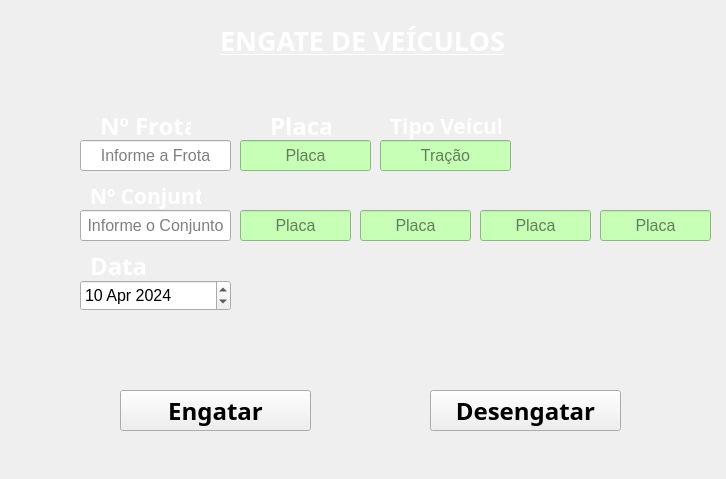
<?xml version="1.0" encoding="UTF-8"?>
<ui version="4.0">
 <class>MainWindow</class>
 <widget class="QMainWindow" name="MainWindow">
  <property name="geometry">
   <rect>
    <x>0</x>
    <y>0</y>
    <width>726</width>
    <height>479</height>
   </rect>
  </property>
  <property name="windowTitle">
   <string>Engatar Veículo</string>
  </property>
  <widget class="QWidget" name="centralwidget">
   <widget class="QPushButton" name="botaoSalvar">
    <property name="geometry">
     <rect>
      <x>120</x>
      <y>390</y>
      <width>191</width>
      <height>41</height>
     </rect>
    </property>
    <property name="font">
     <font>
      <family>Sitka</family>
      <pointsize>18</pointsize>
      <weight>75</weight>
      <bold>true</bold>
     </font>
    </property>
    <property name="styleSheet">
     <string notr="true"/>
    </property>
    <property name="text">
     <string>Engatar</string>
    </property>
   </widget>
   <widget class="QLineEdit" name="nrFrota">
    <property name="geometry">
     <rect>
      <x>80</x>
      <y>140</y>
      <width>151</width>
      <height>31</height>
     </rect>
    </property>
    <property name="font">
     <font>
      <pointsize>12</pointsize>
     </font>
    </property>
    <property name="alignment">
     <set>Qt::AlignCenter</set>
    </property>
    <property name="placeholderText">
     <string>Informe a Frota</string>
    </property>
   </widget>
   <widget class="QLineEdit" name="nrConjunto">
    <property name="geometry">
     <rect>
      <x>80</x>
      <y>210</y>
      <width>151</width>
      <height>31</height>
     </rect>
    </property>
    <property name="font">
     <font>
      <pointsize>12</pointsize>
     </font>
    </property>
    <property name="alignment">
     <set>Qt::AlignCenter</set>
    </property>
    <property name="placeholderText">
     <string>Informe o Conjunto</string>
    </property>
   </widget>
   <widget class="QDateEdit" name="dtEngate">
    <property name="geometry">
     <rect>
      <x>80</x>
      <y>280</y>
      <width>151</width>
      <height>31</height>
     </rect>
    </property>
    <property name="font">
     <font>
      <pointsize>12</pointsize>
     </font>
    </property>
    <property name="dateTime">
     <datetime>
      <hour>0</hour>
      <minute>0</minute>
      <second>0</second>
      <year>2024</year>
      <month>4</month>
      <day>10</day>
     </datetime>
    </property>
   </widget>
   <widget class="QPushButton" name="botaoSalvarDesengate">
    <property name="geometry">
     <rect>
      <x>430</x>
      <y>390</y>
      <width>191</width>
      <height>41</height>
     </rect>
    </property>
    <property name="font">
     <font>
      <family>Sitka</family>
      <pointsize>18</pointsize>
      <weight>75</weight>
      <bold>true</bold>
     </font>
    </property>
    <property name="styleSheet">
     <string notr="true"/>
    </property>
    <property name="text">
     <string>Desengatar</string>
    </property>
   </widget>
   <widget class="QLabel" name="label_3">
    <property name="geometry">
     <rect>
      <x>100</x>
      <y>110</y>
      <width>91</width>
      <height>31</height>
     </rect>
    </property>
    <property name="font">
     <font>
      <family>Sitka Banner</family>
      <pointsize>18</pointsize>
      <weight>75</weight>
      <bold>true</bold>
     </font>
    </property>
    <property name="styleSheet">
     <string notr="true">color: rgb(255, 255, 255);</string>
    </property>
    <property name="text">
     <string>Nº Frota</string>
    </property>
   </widget>
   <widget class="QLabel" name="label_4">
    <property name="geometry">
     <rect>
      <x>90</x>
      <y>180</y>
      <width>111</width>
      <height>31</height>
     </rect>
    </property>
    <property name="font">
     <font>
      <family>Sitka Banner</family>
      <pointsize>16</pointsize>
      <weight>75</weight>
      <bold>true</bold>
     </font>
    </property>
    <property name="styleSheet">
     <string notr="true">color: rgb(255, 255, 255);</string>
    </property>
    <property name="text">
     <string>Nº Conjunto</string>
    </property>
   </widget>
   <widget class="QLabel" name="label_5">
    <property name="geometry">
     <rect>
      <x>90</x>
      <y>250</y>
      <width>71</width>
      <height>31</height>
     </rect>
    </property>
    <property name="font">
     <font>
      <family>Sitka Banner</family>
      <pointsize>18</pointsize>
      <weight>75</weight>
      <bold>true</bold>
     </font>
    </property>
    <property name="styleSheet">
     <string notr="true">color: rgb(255, 255, 255);</string>
    </property>
    <property name="text">
     <string>Data</string>
    </property>
   </widget>
   <widget class="QLabel" name="Fundo_2">
    <property name="geometry">
     <rect>
      <x>-230</x>
      <y>-110</y>
      <width>1121</width>
      <height>591</height>
     </rect>
    </property>
    <property name="styleSheet">
     <string notr="true">color: rgb(0, 0, 0);</string>
    </property>
    <property name="text">
     <string/>
    </property>
    <property name="pixmap">
     <pixmap>../../../fundDentroCaminhaommm.png</pixmap>
    </property>
   </widget>
   <widget class="QLineEdit" name="nrPlacaFrota">
    <property name="geometry">
     <rect>
      <x>240</x>
      <y>140</y>
      <width>131</width>
      <height>31</height>
     </rect>
    </property>
    <property name="font">
     <font>
      <pointsize>12</pointsize>
     </font>
    </property>
    <property name="styleSheet">
     <string notr="true">background-color: rgb(199, 255, 183);</string>
    </property>
    <property name="text">
     <string/>
    </property>
    <property name="alignment">
     <set>Qt::AlignCenter</set>
    </property>
    <property name="readOnly">
     <bool>true</bool>
    </property>
    <property name="placeholderText">
     <string>Placa</string>
    </property>
   </widget>
   <widget class="QLineEdit" name="nrPlacaA">
    <property name="geometry">
     <rect>
      <x>240</x>
      <y>210</y>
      <width>111</width>
      <height>31</height>
     </rect>
    </property>
    <property name="font">
     <font>
      <pointsize>12</pointsize>
     </font>
    </property>
    <property name="styleSheet">
     <string notr="true">background-color: rgb(199, 255, 183);</string>
    </property>
    <property name="text">
     <string/>
    </property>
    <property name="alignment">
     <set>Qt::AlignCenter</set>
    </property>
    <property name="readOnly">
     <bool>true</bool>
    </property>
    <property name="placeholderText">
     <string>Placa</string>
    </property>
   </widget>
   <widget class="QLineEdit" name="nrPlacaB">
    <property name="geometry">
     <rect>
      <x>360</x>
      <y>210</y>
      <width>111</width>
      <height>31</height>
     </rect>
    </property>
    <property name="font">
     <font>
      <pointsize>12</pointsize>
     </font>
    </property>
    <property name="styleSheet">
     <string notr="true">background-color: rgb(199, 255, 183);</string>
    </property>
    <property name="text">
     <string/>
    </property>
    <property name="alignment">
     <set>Qt::AlignCenter</set>
    </property>
    <property name="readOnly">
     <bool>false</bool>
    </property>
    <property name="placeholderText">
     <string>Placa</string>
    </property>
   </widget>
   <widget class="QLabel" name="label_11">
    <property name="geometry">
     <rect>
      <x>220</x>
      <y>20</y>
      <width>341</width>
      <height>41</height>
     </rect>
    </property>
    <property name="font">
     <font>
      <family>Segoe UI Black</family>
      <pointsize>20</pointsize>
      <weight>75</weight>
      <bold>true</bold>
      <underline>true</underline>
     </font>
    </property>
    <property name="styleSheet">
     <string notr="true">color: rgb(255, 255, 255);
</string>
    </property>
    <property name="text">
     <string>ENGATE DE VEÍCULOS</string>
    </property>
   </widget>
   <widget class="QLineEdit" name="tpVeic">
    <property name="geometry">
     <rect>
      <x>380</x>
      <y>140</y>
      <width>131</width>
      <height>31</height>
     </rect>
    </property>
    <property name="font">
     <font>
      <pointsize>12</pointsize>
     </font>
    </property>
    <property name="styleSheet">
     <string notr="true">background-color: rgb(199, 255, 183);</string>
    </property>
    <property name="alignment">
     <set>Qt::AlignCenter</set>
    </property>
    <property name="readOnly">
     <bool>true</bool>
    </property>
    <property name="placeholderText">
     <string>Tração</string>
    </property>
   </widget>
   <widget class="QLabel" name="label_7">
    <property name="geometry">
     <rect>
      <x>390</x>
      <y>110</y>
      <width>111</width>
      <height>31</height>
     </rect>
    </property>
    <property name="font">
     <font>
      <family>Sitka Banner</family>
      <pointsize>16</pointsize>
      <weight>75</weight>
      <bold>true</bold>
     </font>
    </property>
    <property name="styleSheet">
     <string notr="true">color: rgb(255, 255, 255);</string>
    </property>
    <property name="text">
     <string>Tipo Veículo</string>
    </property>
   </widget>
   <widget class="QPushButton" name="VoltarMenu">
    <property name="geometry">
     <rect>
      <x>20</x>
      <y>30</y>
      <width>51</width>
      <height>41</height>
     </rect>
    </property>
    <property name="styleSheet">
     <string notr="true">background-color: transparent;
    border: none;
    color: white;</string>
    </property>
    <property name="text">
     <string/>
    </property>
   </widget>
   <widget class="QLabel" name="label">
    <property name="geometry">
     <rect>
      <x>30</x>
      <y>30</y>
      <width>31</width>
      <height>31</height>
     </rect>
    </property>
    <property name="text">
     <string/>
    </property>
    <property name="pixmap">
     <pixmap>../Images/fast_backward_double_chevron_back_previous_left_icon_258776.png</pixmap>
    </property>
   </widget>
   <widget class="QLineEdit" name="nrPlacaC">
    <property name="geometry">
     <rect>
      <x>480</x>
      <y>210</y>
      <width>111</width>
      <height>31</height>
     </rect>
    </property>
    <property name="font">
     <font>
      <pointsize>12</pointsize>
     </font>
    </property>
    <property name="styleSheet">
     <string notr="true">background-color: rgb(199, 255, 183);</string>
    </property>
    <property name="text">
     <string/>
    </property>
    <property name="alignment">
     <set>Qt::AlignCenter</set>
    </property>
    <property name="readOnly">
     <bool>false</bool>
    </property>
    <property name="placeholderText">
     <string>Placa</string>
    </property>
   </widget>
   <widget class="QLineEdit" name="nrPlacaD">
    <property name="geometry">
     <rect>
      <x>600</x>
      <y>210</y>
      <width>111</width>
      <height>31</height>
     </rect>
    </property>
    <property name="font">
     <font>
      <pointsize>12</pointsize>
     </font>
    </property>
    <property name="styleSheet">
     <string notr="true">background-color: rgb(199, 255, 183);</string>
    </property>
    <property name="text">
     <string/>
    </property>
    <property name="alignment">
     <set>Qt::AlignCenter</set>
    </property>
    <property name="readOnly">
     <bool>true</bool>
    </property>
    <property name="placeholderText">
     <string>Placa</string>
    </property>
   </widget>
   <widget class="QLabel" name="fundo">
    <property name="geometry">
     <rect>
      <x>-220</x>
      <y>-150</y>
      <width>1131</width>
      <height>651</height>
     </rect>
    </property>
    <property name="text">
     <string/>
    </property>
    <property name="pixmap">
     <pixmap>../Images/fundDentroCaminhaommm.png</pixmap>
    </property>
   </widget>
   <widget class="QLabel" name="label_6">
    <property name="geometry">
     <rect>
      <x>270</x>
      <y>110</y>
      <width>61</width>
      <height>31</height>
     </rect>
    </property>
    <property name="font">
     <font>
      <family>Sitka Banner</family>
      <pointsize>18</pointsize>
      <weight>75</weight>
      <bold>true</bold>
     </font>
    </property>
    <property name="styleSheet">
     <string notr="true">color: rgb(255, 255, 255);</string>
    </property>
    <property name="text">
     <string>Placa</string>
    </property>
   </widget>
   <widget class="QLabel" name="label_2">
    <property name="geometry">
     <rect>
      <x>660</x>
      <y>10</y>
      <width>31</width>
      <height>41</height>
     </rect>
    </property>
    <property name="text">
     <string/>
    </property>
    <property name="pixmap">
     <pixmap>../Images/documento.png</pixmap>
    </property>
   </widget>
   <widget class="QPushButton" name="botaoConsultaEngate">
    <property name="geometry">
     <rect>
      <x>650</x>
      <y>10</y>
      <width>41</width>
      <height>41</height>
     </rect>
    </property>
    <property name="styleSheet">
     <string notr="true">background-color: transparent;
    border: none;
    color: white;</string>
    </property>
    <property name="text">
     <string/>
    </property>
   </widget>
   <zorder>fundo</zorder>
   <zorder>Fundo_2</zorder>
   <zorder>nrFrota</zorder>
   <zorder>nrConjunto</zorder>
   <zorder>dtEngate</zorder>
   <zorder>label_3</zorder>
   <zorder>label_4</zorder>
   <zorder>label_5</zorder>
   <zorder>nrPlacaFrota</zorder>
   <zorder>nrPlacaA</zorder>
   <zorder>nrPlacaB</zorder>
   <zorder>label_11</zorder>
   <zorder>tpVeic</zorder>
   <zorder>label_7</zorder>
   <zorder>label</zorder>
   <zorder>nrPlacaC</zorder>
   <zorder>nrPlacaD</zorder>
   <zorder>botaoSalvarDesengate</zorder>
   <zorder>botaoSalvar</zorder>
   <zorder>label_6</zorder>
   <zorder>VoltarMenu</zorder>
   <zorder>label_2</zorder>
   <zorder>botaoConsultaEngate</zorder>
  </widget>
 </widget>
 <resources/>
 <connections/>
</ui>
